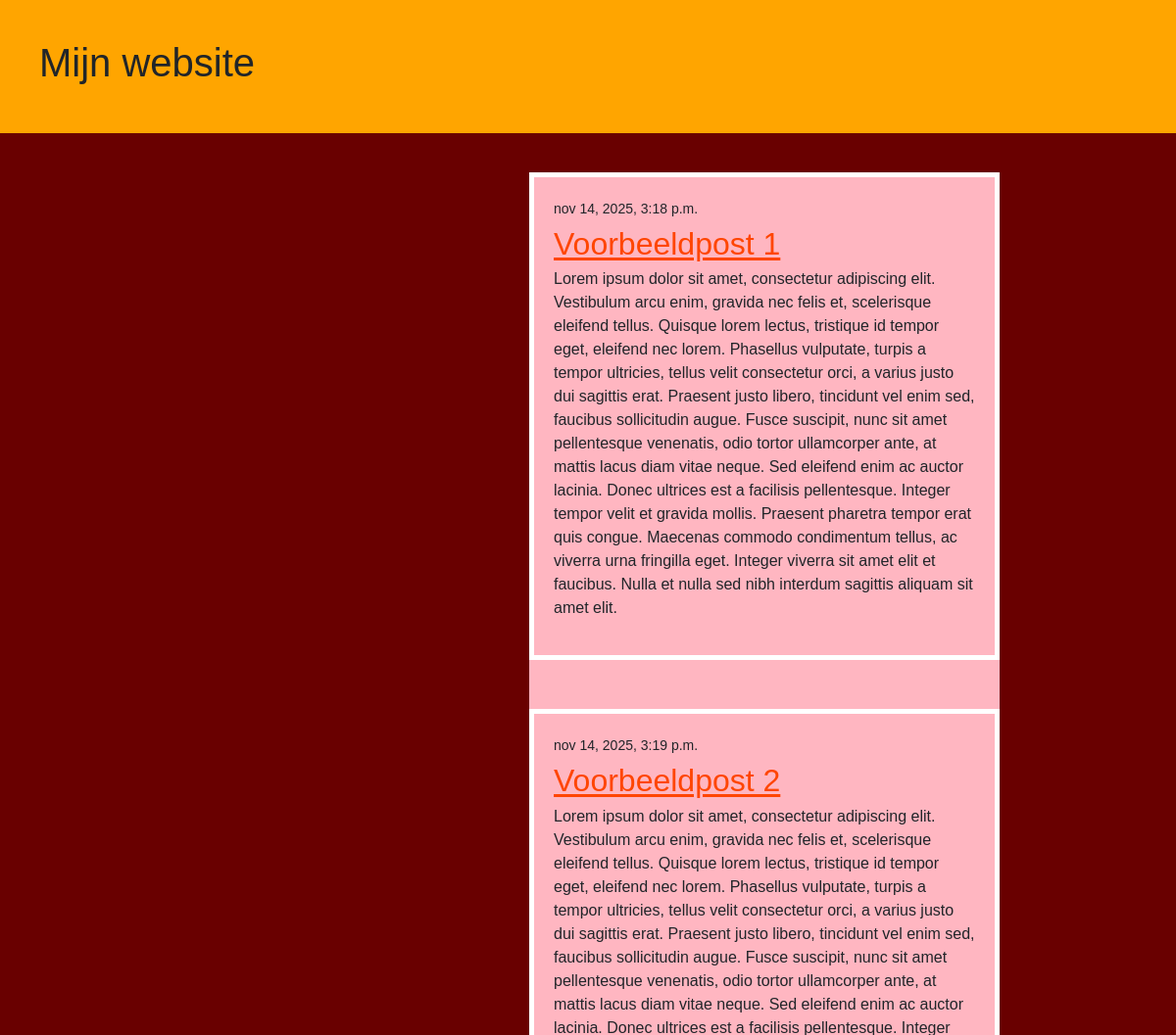
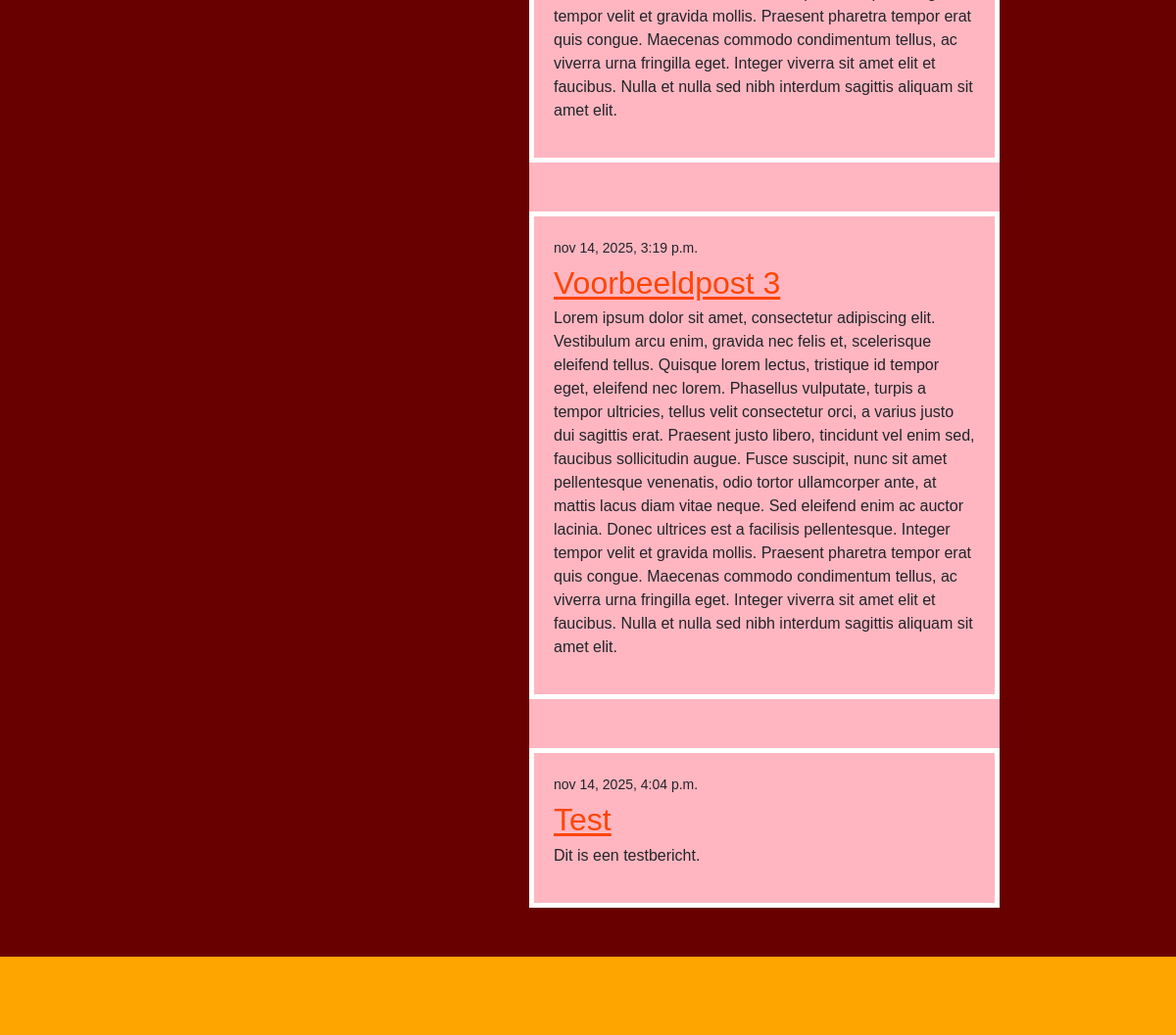
The page / on the database its author committed (2 pictures, top to bottom).
### blog/models.py (models this page shows, shortened)
class Post(models.Model):
    author = models.ForeignKey(
        settings.AUTH_USER_MODEL,
        on_delete=models.CASCADE
    )
    title = models.CharField(max_length=200)
    text = models.TextField()
    created_date = models.DateTimeField(default=timezone.now)
    published_date = models.DateTimeField(blank=True, null=True)

### blog/views.py (the view)
# urls.py: path('', views.post_list, name='post_list'),
def post_list(request):
    posts = Post.objects.filter(published_date__lte=timezone.now()).order_by('published_date')
    return render(request, 'blog/post_list.html', {'posts': posts})

### blog/templates/blog/post_list.html (shortened to what this page needs)
{% load static %}
<!DOCTYPE html>
<html lang="en">
<head>
    <link href="https://cdn.jsdelivr.net/npm/bootstrap@5.1.3/dist/css/bootstrap.min.css" rel="stylesheet"
>
    <link rel="stylesheet" href="{% static 'css/stijl.css' %}">
</head>
<body>
    <header>
        <h1>Mijn website</h1>
    </header>
    <section>
        {% block content %}
        {% for post in posts %}
        <article class="post">
            <time class="date">
                {{ post.published_date }}
            </time>
            <h2><a href="">{{ post.title }}</a></h2>
            <p>{{ post.text|linebreaksbr }}</p>
        </article>
        {% endfor %}
        {% endblock %}
    </section>
    <footer>
    </footer>
</body>
</html>

### blog/static/css/stijl.css (style rules this page uses)
body { background-color: #690000; margin: 0; padding: 0; font-family: Arial, sans-serif; }
header { background-color: orange; padding: 40px; }
a { color: black; }
section { width: 40%; max-width: 500px; background-color: lightpink; margin: 40px 5% 20px 45%; }
.post { padding: 20px; margin-bottom: 50px; border: 5px solid white; }
.post h2 { margin: 5px 0; }
.post h2 a { text-decoration: underline; text-decoration-color: orangered; text-underline-offset: 3px; color: orangered; }
.date { font-size: 14px; }
footer { margin-top: 50px; background-color: orange; height: 80px; }

### rows shown on the page
Post: published_date "nov 14, 2025, 3:18 p.m.", title "Voorbeeldpost 1", text "Lorem ipsum dolor sit amet, consectetur adipiscing elit. Vestibulum arcu enim, gravida nec felis et, scelerisque eleifend tellus. Quisque lorem lectus, tristique id tempor eget, eleifend nec lorem. Phasellus vulputate, turpis a tempor ultricies, tellus velit consectetur orci, a varius justo dui sagittis erat. Praesent justo libero, tincidunt vel enim sed, faucibus sollicitudin augue. Fusce suscipit, nunc sit amet pellentesque venenatis, odio tortor ullamcorper ante, at mattis lacus diam vitae neque. Sed eleifend enim ac auctor lacinia. Donec ultrices est a facilisis pellentesque. Integer tempor velit et gravida mollis. Praesent pharetra tempor erat quis congue. Maecenas commodo condimentum…"
Post: published_date "nov 14, 2025, 3:19 p.m.", title "Voorbeeldpost 2", text "Lorem ipsum dolor sit amet, consectetur adipiscing elit. Vestibulum arcu enim, gravida nec felis et, scelerisque eleifend tellus. Quisque lorem lectus, tristique id tempor eget, eleifend nec lorem. Phasellus vulputate, turpis a tempor ultricies, tellus velit consectetur orci, a varius justo dui sagittis erat. Praesent justo libero, tincidunt vel enim sed, faucibus sollicitudin augue. Fusce suscipit, nunc sit amet pellentesque venenatis, odio tortor ullamcorper ante, at mattis lacus diam vitae neque. Sed eleifend enim ac auctor lacinia. Donec ultrices est a facilisis pellentesque. Integer tempor velit et gravida mollis. Praesent pharetra tempor erat quis congue. Maecenas commodo condimentum…"
Post: published_date "nov 14, 2025, 3:19 p.m.", title "Voorbeeldpost 3", text "Lorem ipsum dolor sit amet, consectetur adipiscing elit. Vestibulum arcu enim, gravida nec felis et, scelerisque eleifend tellus. Quisque lorem lectus, tristique id tempor eget, eleifend nec lorem. Phasellus vulputate, turpis a tempor ultricies, tellus velit consectetur orci, a varius justo dui sagittis erat. Praesent justo libero, tincidunt vel enim sed, faucibus sollicitudin augue. Fusce suscipit, nunc sit amet pellentesque venenatis, odio tortor ullamcorper ante, at mattis lacus diam vitae neque. Sed eleifend enim ac auctor lacinia. Donec ultrices est a facilisis pellentesque. Integer tempor velit et gravida mollis. Praesent pharetra tempor erat quis congue. Maecenas commodo condimentum…"
Post: published_date "nov 14, 2025, 4:04 p.m.", title "Test", text "Dit is een testbericht."
